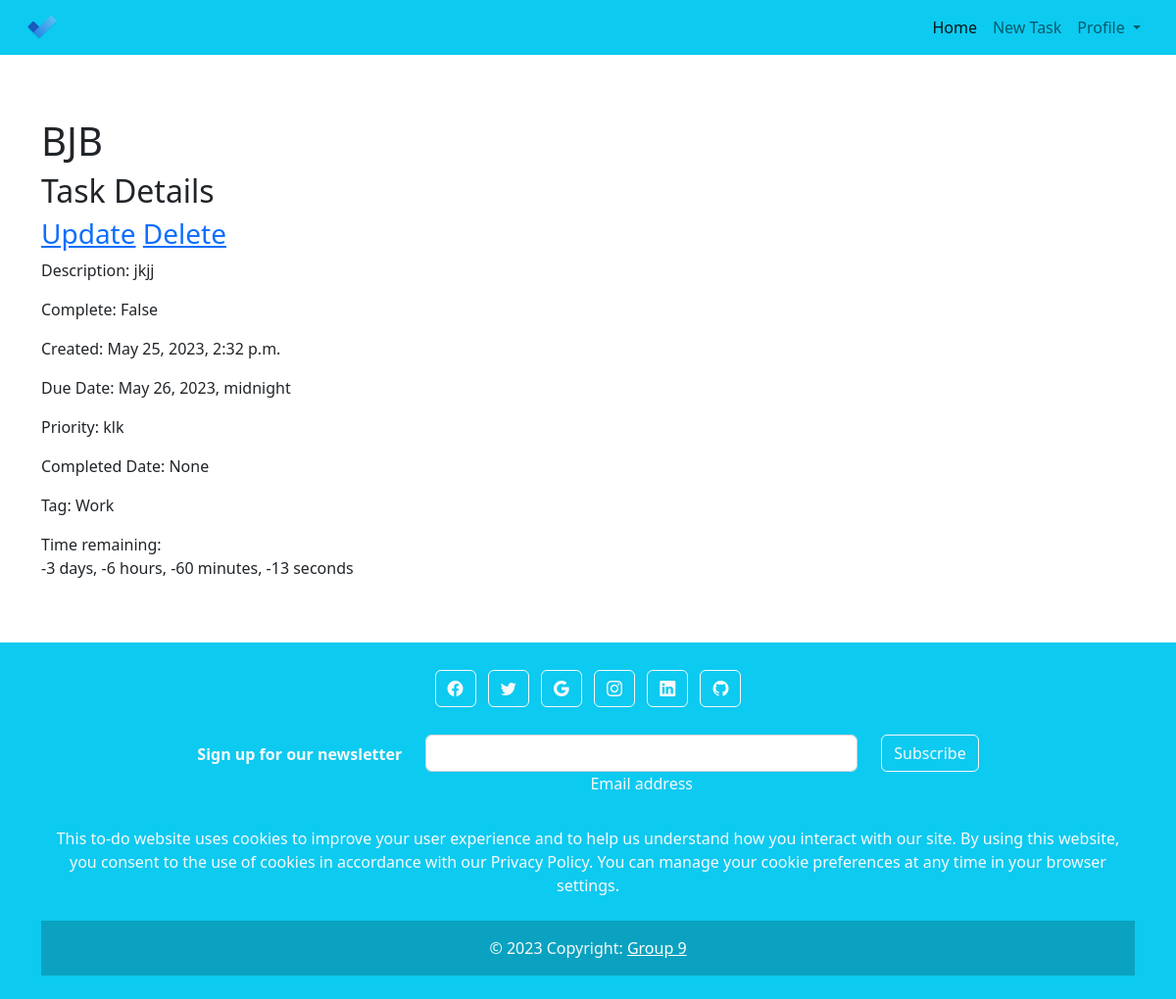
The page /task/6/ (signed in) on the database its author committed.
### PNYNE/models.py (models this page shows, shortened)
class Task(models.Model):
    user = models.ForeignKey(
        User, on_delete=models.CASCADE, null=True, blank=True)
    title = models.CharField(max_length=200)
    description = models.TextField(null=True, blank=True)
    complete = models.BooleanField(default=False)
    created = models.DateTimeField(auto_now_add=True)
    due_date = models.DateTimeField(null=True, blank=True)
    priority = models.CharField(max_length=20, null=True, blank=True)
    completed_date = models.DateTimeField(null=True, blank=True)
    tag = models.OneToOneField(
        'Tag', null=True, blank=True, on_delete=models.CASCADE)
    def countdown(self):
        if self.due_date:
            now = timezone.now()
            time_remaining = self.due_date - now
            return max(time_remaining, timedelta(0))
        return None
    class Meta:
        order_with_respect_to = 'user'

class Tag(models.Model):  # Tag model that represents a tag that can be associated with tasks
    name = models.CharField(max_length=50)

### PNYNE/views.py (the view)
# urls.py: path('task/<int:pk>/', TaskDetail.as_view(), name='task_details'),
class TaskDetail(LoginRequiredMixin, DetailView):
    model = Task
    context_object_name = 'task'
    template_name = 'task/task_details.html'
    def get_context_data(self, **kwargs):
        context = super().get_context_data(**kwargs)
        context['remaining_time'] = self.object.countdown()
        return context

### templates/task/task_details.html (shortened to what this page needs)
{% extends 'main/main.html' %} {% block content %}
<h1>{{ object.title.upper }}</h1>
<h2>Task Details</h2>
<h3>
  <a href="{% url 'update_task' object.id %}">Update</a>
  <a href="{% url 'delete_task' object.id %}">Delete</a>
</h3>
<p>Description: {{ object.description }}</p>
<p>Complete: {{ object.complete }}</p>
<p>Created: {{ object.created }}</p>
<p>Due Date: {{ object.due_date }}</p>
<p>Priority: {{ object.priority }}</p>
<p>Completed Date: {{ object.completed_date }}</p>
{% if object.tag %}
<p>Tag: {{ object.tag.name }}</p>
{% else %}
<p>No tag associated with this object.</p>
{% endif %} Time remaining:
<p id="countdown"></p>
{% endblock %}

### rows shown on the page
Task: title "BJB", description "jkjj", complete "False", created "May 25, 2023, 2:32 p.m.", due_date "May 26, 2023, midnight", priority "klk", completed_date "None", tag.name "Work"
